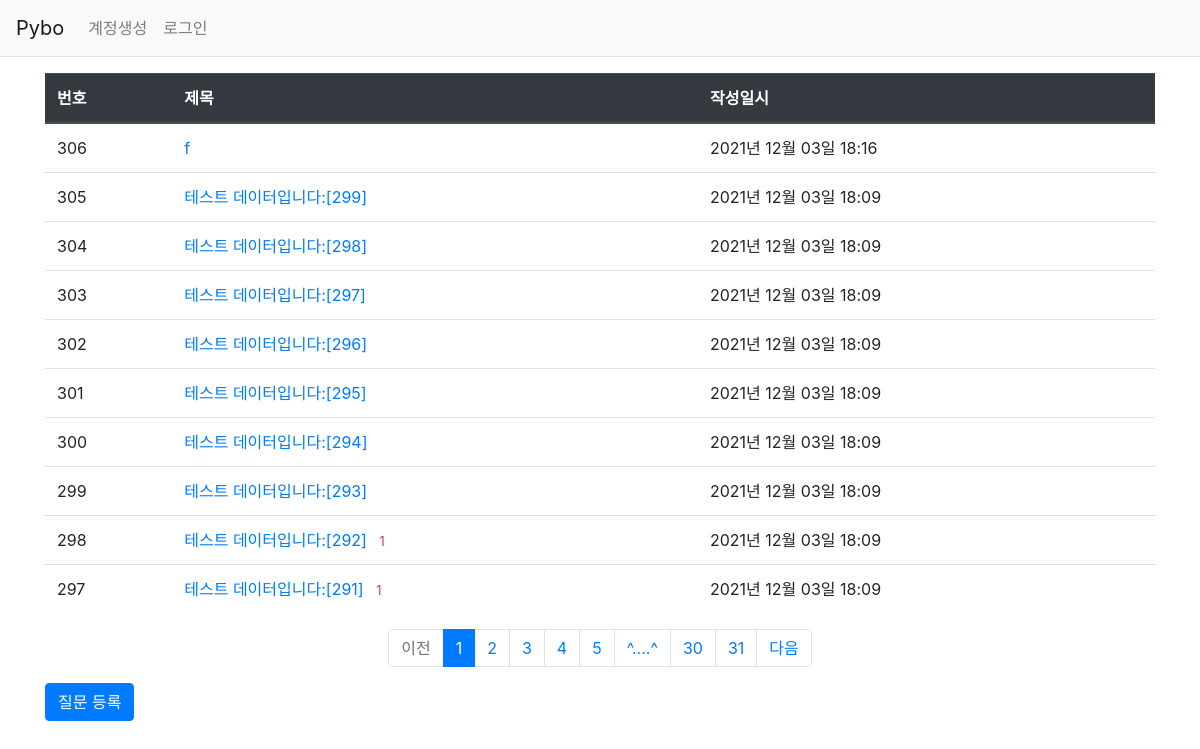
Page /question/list/ on the committed database.
### pybo/models.py (models this page shows)
class Question(db.Model):
    id = db.Column(db.Integer, primary_key=True)
    subject = db.Column(db.String(200), nullable=True)
    content = db.Column(db.Text(), nullable=True)
    create_date = db.Column(db.DateTime(), nullable=True)

### pybo/views/question_views.py (the view)
@bp.route('/list/')
def _list():
    page = request.args.get('page', type=int, default=1)
    question_list = Question.query.order_by(Question.create_date.desc())
    question_list = question_list.paginate(page, per_page=10)
    return render_template('question/question_list.html', question_list=question_list)

### pybo/filter.py (called while the page is built)
def format_datetime(value, fmt='%Y년 %m월 %d일 %H:%M'):
    return value.strftime(fmt)

### pybo/views/auth_views.py (called while the page is built)
@bp.before_app_request
def load_logged_in_user():
    user_id = session.get('user_id')
    if user_id is None:
        g.user = None
    else:
        g.user = User.query.get(user_id)

### pybo/templates/question/question_list.html
{% extends 'base.html' %}
{% block content %}
<div class="container my-3">
    <table class="table">
        <thead>
        <tr class="thead-dark">
            <th>번호</th>
            <th>제목</th>
            <th>작성일시</th>
        </tr>
        </thead>
        <tbody>
        {% if question_list %}
        {% for question in question_list.items %}
        <tr>
            <td>{{ question_list.total - ((question_list.page -1) * question_list.per_page) - loop.index +1 }}</td>
            <td>
                <a href="{{ url_for('question.detail', question_id=question.id) }}">{{ question.subject }}</a>
                {% if question.answer_set | length > 0 %}
                <span class="text-danger small ml-2">{{ question.answer_set | length }}</span>
                {% endif %}
            </td>
            <td>{{ question.create_date | datetime }}</td>
        </tr>
        {% endfor %}
        {% else %}
        <tr>
            <td colspan="3">질문이 없습니다.</td>
        </tr>
        {% endif %}
        </tbody>
    </table>
    <ul class="pagination justify-content-center">
        {% if question_list.has_prev %}
        <li class="page-item">
            <a class="page-link" href="?page={{ question_list.prev_num }}">이전</a>
        </li>
        {% else %}
        <li class="page-item disabled">
            <a class="page-link" tabindex="-1" aria-disabled="true" href="#">이전</a>
        </li>
        {% endif %}
        {% for page_num in question_list.iter_pages() %}
            {% if page_num %}
                {% if page_num != question_list.page %}
                <li class="page-item">
                    <a class="page-link" href="?page={{ page_num }}">{{ page_num }}</a>
                </li>
                {% else %}
                <li class="page-item active" aria-current="page">
                    <a class="page-link" href="#">{{ page_num }}</a>
                </li>
                {% endif %}
            {% else %}
                <li class="disabled">
                    <a class="page-link" href="#">^....^</a>
                </li>
            {% endif %}
        {% endfor %}
        {% if question_list.has_next %}
        <li class="page-item">
            <a class="page-link" href="?page={{ question_list.next_num }}">다음</a>
        </li>
        {% else %}
        <li class="page-item disabled">
            <a class="page-link" tabindex="-1" aria-disabled="true" href="#"></a>
        </li>
        {% endif %}
    </ul>
    <a href="{{ url_for('question.create_a') }}" class="btn btn-primary">질문 등록</a>
</div>
{% endblock %}

### pybo/templates/base.html (shortened to what this page needs)
<!DOCTYPE html>
<html lang="en">
<head>
    <link rel="stylesheet" href="{{ url_for('static', filename='bootstrap.min.css') }}">
    <link rel="stylesheet" href="{{ url_for('static', filename='mystyle.css') }}">
</head>
<body>
{% include "navbar.html" %}
{% block content %}
{% endblock %}
</body>
</html>

### pybo/templates/navbar.html (shortened to what this page needs)
<nav class="navbar navbar-expand-lg navbar-light bg-light border-bottom">
    <a CLASS="navbar-brand" href="{{ url_for('main.index') }}">Pybo</a>
    <div class="collapse navbar-collapse flex-grow-0" id="navbarNav">
        {% if g.user %}
        <ul class="navbar-nav">
            <li class="nav-item">
                <a class="nav-link" href="{{ url_for('auth.logout') }}">{{ g.user.username }} 로그아웃</a>
            </li>
        </ul>
        {% else %}
        <ul class="navbar-nav">
            <li class="nav-item">
                <a class="nav-link" href="{{ url_for('auth.signup')}}">계정생성</a>
            </li>
            <li class="nav-item">
                <a class="nav-link" href="{{ url_for('auth.login')}}">로그인</a>
            </li>
        </ul>
        {% endif %}
    </div>
</nav>

### rows in the picture
Question: id "306", subject "f", create_date "2021년 12월 03일 18:16"
Question: id "305", subject "테스트 데이터입니다:[299]", create_date "2021년 12월 03일 18:09"
Question: id "304", subject "테스트 데이터입니다:[298]", create_date "2021년 12월 03일 18:09"
Question: id "303", subject "테스트 데이터입니다:[297]", create_date "2021년 12월 03일 18:09"
Question: id "302", subject "테스트 데이터입니다:[296]", create_date "2021년 12월 03일 18:09"
Question: id "301", subject "테스트 데이터입니다:[295]", create_date "2021년 12월 03일 18:09"
Question: id "300", subject "테스트 데이터입니다:[294]", create_date "2021년 12월 03일 18:09"
Question: id "299", subject "테스트 데이터입니다:[293]", create_date "2021년 12월 03일 18:09"
Question: id "298", subject "테스트 데이터입니다:[292]", answer_set|length "1", create_date "2021년 12월 03일 18:09"
Question: id "297", subject "테스트 데이터입니다:[291]", answer_set|length "1", create_date "2021년 12월 03일 18:09"

### other values in the picture
{{ page_num }} "1"
{{ page_num }} "2" "3" "4" "5" "30" "31"
